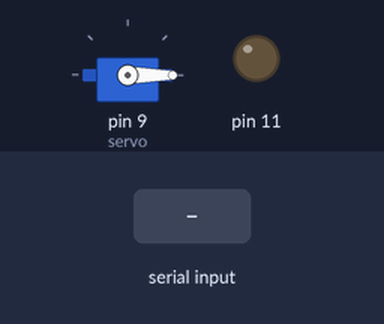
This sketch was run on a simulated Arduino Uno, built with avr-gcc and run on an emulated ATmega328P. Shown: servo, output pins drawn as LEDs (lit = HIGH). The inputs (shaded band) are chosen by the test bench. What the sketch prints to the serial monitor is not drawn.

Above: at 1.2 s.
1.3 s: byte 30 received over Serial
At 1.6 s:
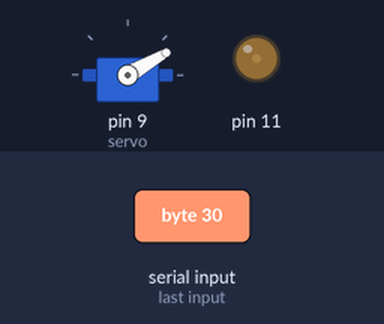
2.8 s: byte 90 received over Serial
At 4.0 s:
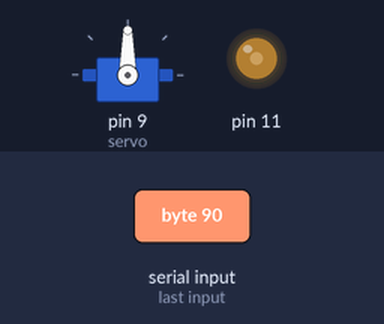
4.3 s: byte 120 received over Serial
At 5.1 s:
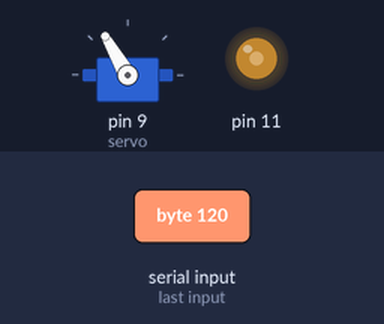
Timing chart, 0 to 7.3 s (numbered marks = the images above; inputs shaded):
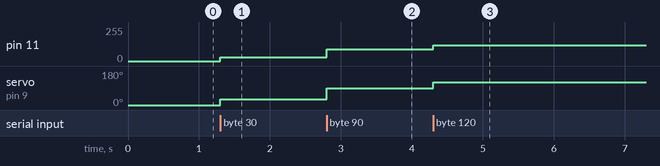

The sketch:

ServoSerial.ino
```cpp
#include <Servo.h>

Servo servo;

void setup() {
    servo.attach(9);
    servo.write(0);
    Serial.begin(115200);
    pinMode(11, OUTPUT);
}

void loop() {
    if (Serial.available()) {
        byte value = Serial.read();
        analogWrite(11, value);
        servo.write(value);
        Serial.write(value);
    }
}
```

Measured:
- after the input at 1.3 s, pin 11: 0/255 → 30/255 at once; servo on pin 9 (servo): 0° → 30° at once
- after the input at 2.8 s, pin 11: 30/255 → 90/255 at once; servo on pin 9 (servo): 30° → 90° at once
- after the input at 4.3 s, pin 11: 90/255 → 120/255 at once; servo on pin 9 (servo): 90° → 120° at once
